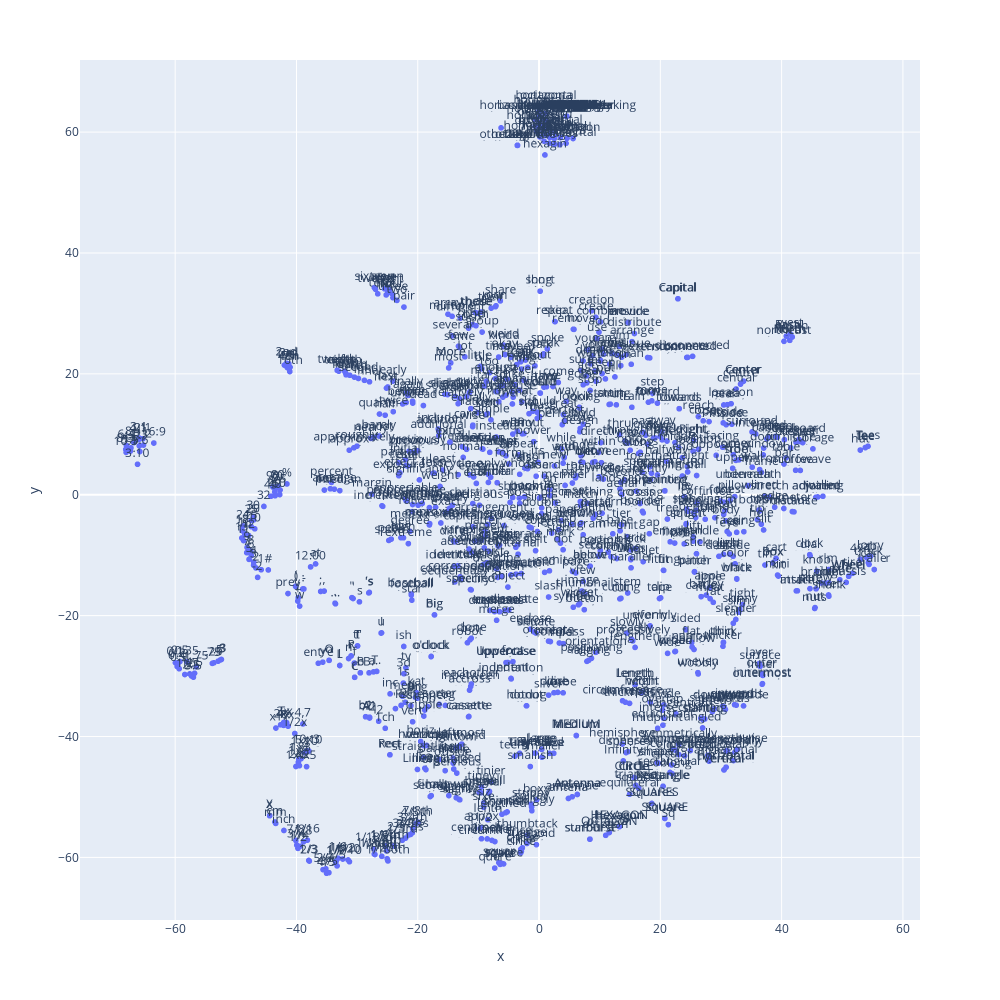

The notebook cell saved with this chart:
### Code cell
fig = px.scatter(
    x=X_embedded[:,0], 
    y=X_embedded[:,1], 
    text=strings_tensor,
    width=1000, 
    height=1000)
fig.update_traces(textposition='top center')
fig.show()

### Figure 1 — Plotly figure (JSON) as saved in the notebook; plotly's stock layout.template omitted (floating-point values rounded to 4 significant figures; data arrays with more than 128 entries replaced by an {"elided": "..."} marker saying what was removed)
{"data": [{"hovertemplate": "x=%{x}<br>y=%{y}<br>text=%{text}<extra></extra>", "legendgroup": "", "marker": {"color": "#636efa", "symbol": "circle"}, "mode": "markers+text", "name": "", "showlegend": false, "text": {"elided": "1163 str values"}, "textposition": "top center", "type": "scattergl", "x": {"elided": "1163 float values"}, "xaxis": "x", "y": {"elided": "1163 float values"}, "yaxis": "y"}], "layout": {"height": 1000, "legend": {"tracegroupgap": 0}, "margin": {"t": 60}, "width": 1000, "xaxis": {"anchor": "y", "domain": [0, 1], "title": {"text": "x"}}, "yaxis": {"anchor": "x", "domain": [0, 1], "title": {"text": "y"}}}}
